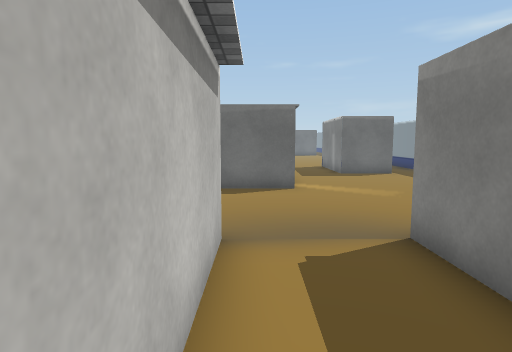
[1] (above)

24 first-person views from a walk through a 3-D level made in the Unity game engine. The camera is 1.5 m above the floor, tilts 6° down and sees 75° across. The floor is counted in squares, 1 m on a side. Each view is taken from the middle of a square. On the plan, view 1 faces up. The plan holds only what a view shows up to about 15 squares ahead; the rest is blank. The place goes on beyond the plan. Flat ground stands in for the terrain. Door leaves are left out, so doorways stand open. Some surface patterns are stand-ins.

[2]
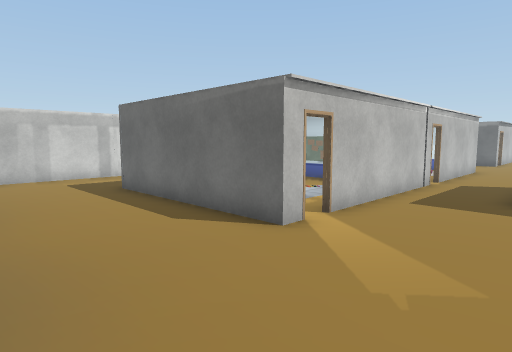

[3]
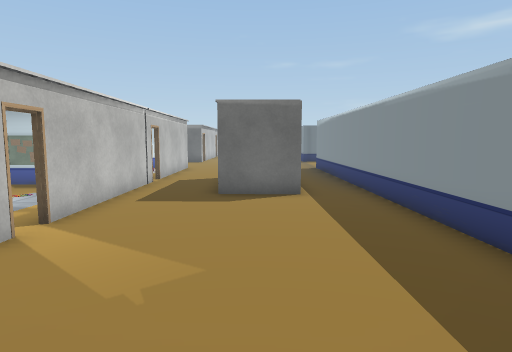

[4]
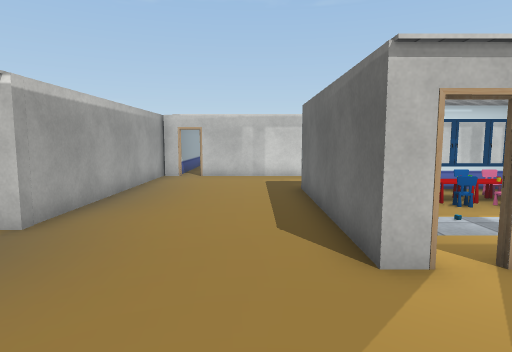

[5]
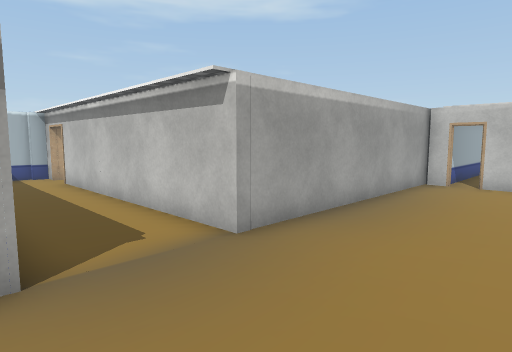

[6]
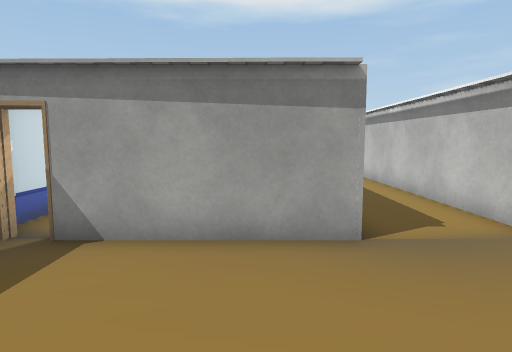

[7]
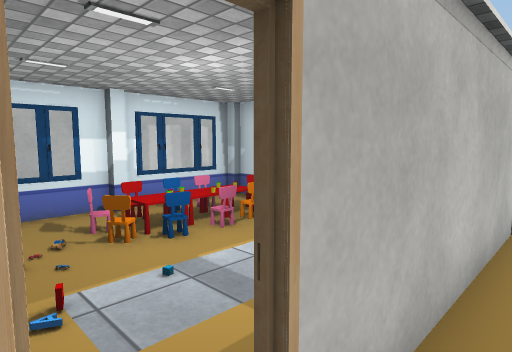

[8]
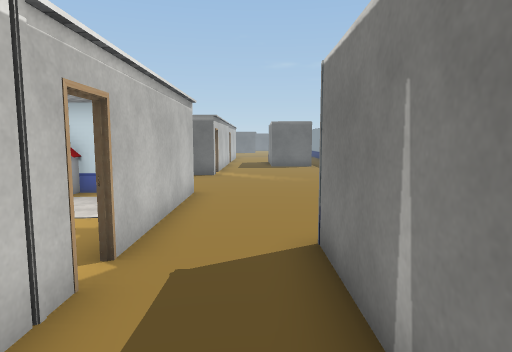

[9]
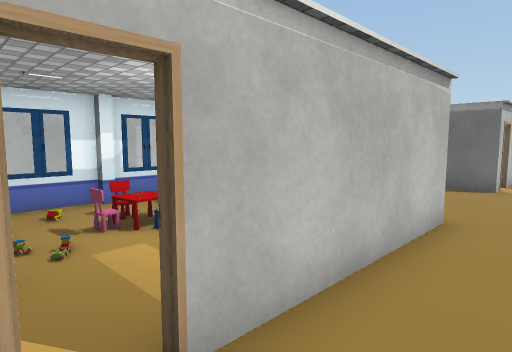

[10]
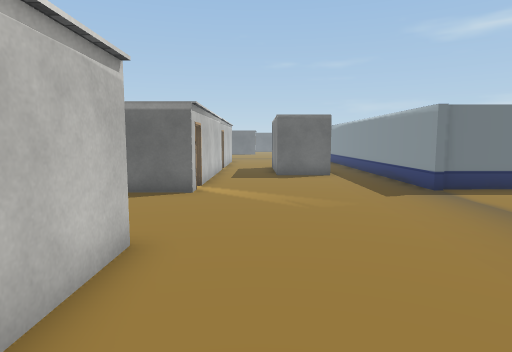

[11]
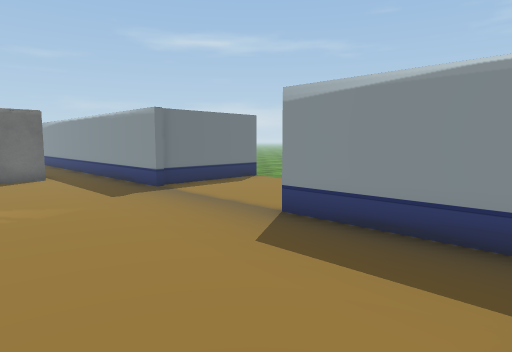

[12]
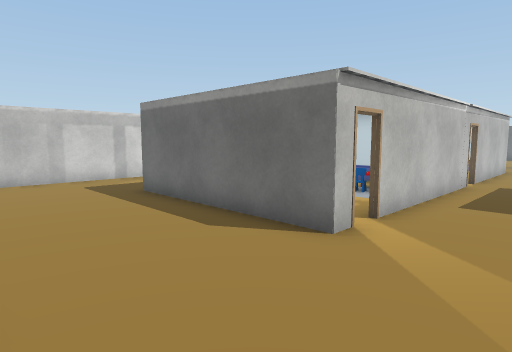

[13]
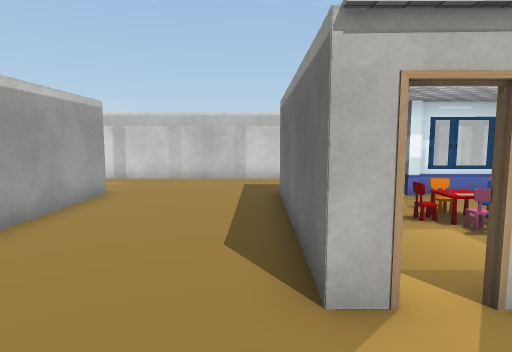

[14]
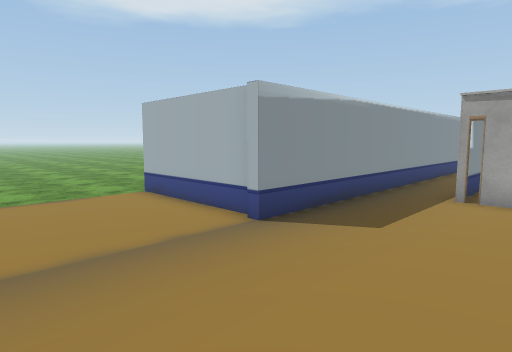

[15]
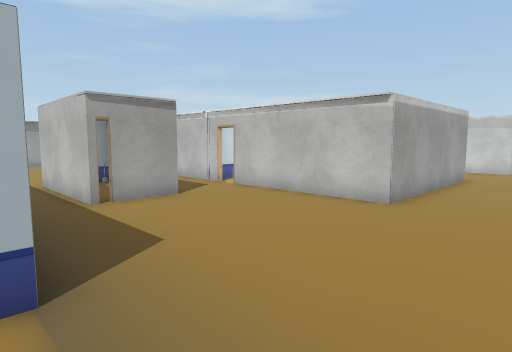

[16]
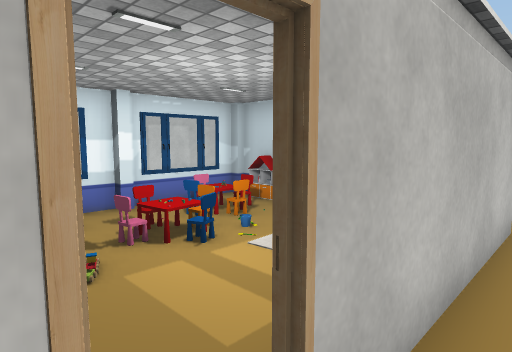

[17]
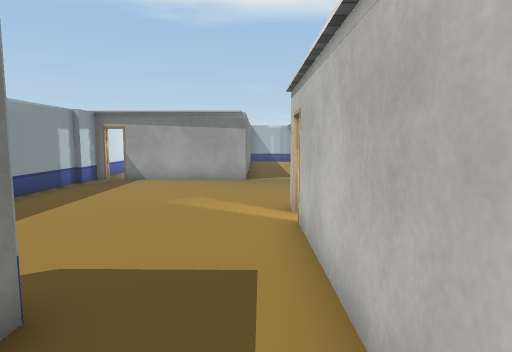

[18]
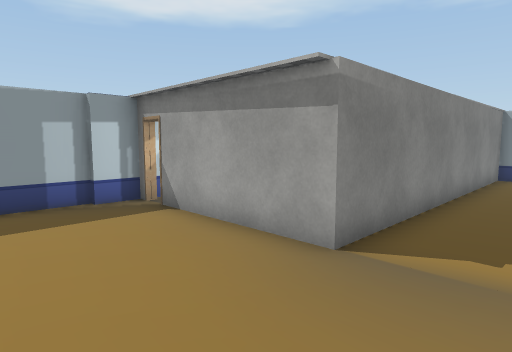

[19]
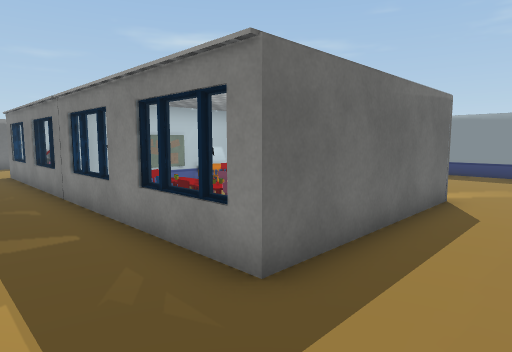

[20]
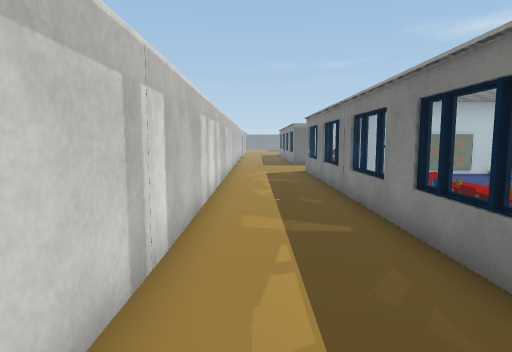

[21]
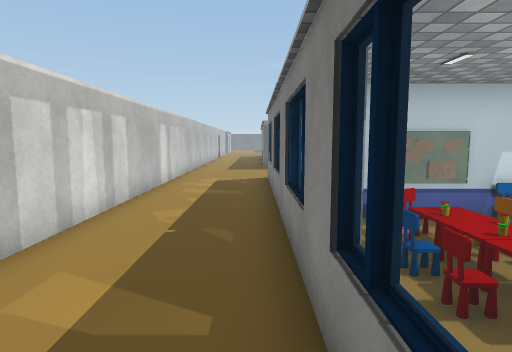

[22]
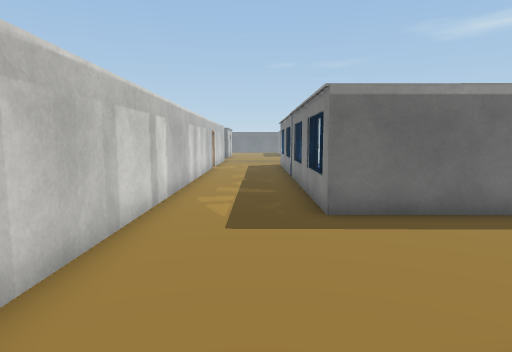

[23]
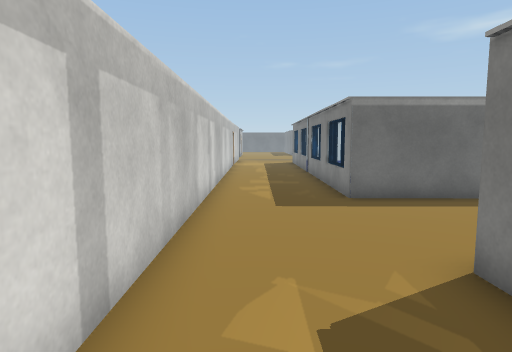

[24]
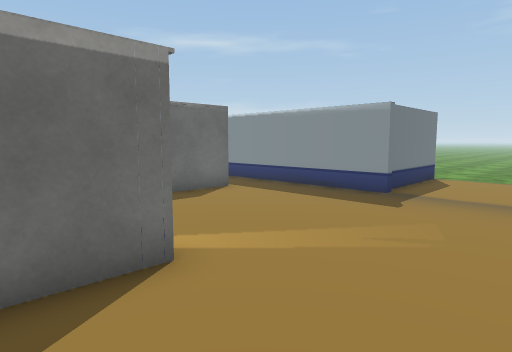

### Floor plan
Key: @ floor where view 1 was taken; # wall or solid block; x gap in a wall; . main floor; : floor 0.5 m higher than the main floor; D open door; = window, fence, low wall or low ledge; C chair; O other object.
Columns run from 13 left of view 1 to 13 right of it. Each row starts with its distance up from view 1.
 35     #...=     #..  #.#
 34     #...=  OC #......#
 33     #...#.C=C #......#
 32     #...###C..#......#
 31     #...=   ..D......#
 30     #...## ###D......######
 29     #......................
 28     #......................
 27     #......................
 26     #......................
 25     #..##O.####............
 24     #.. #OOO  #......######
 23     #...OC=.  #......#
 22     #...=CC   #......#
 21     #...#CCC..#......#
 20     #...= C ..#..##D.#
 19     #...=..x..D..# #.#
 18     #...## ###D..#.#.#
 17     #...#### O#..#  .#
 16     #...=#C.  #..O #.#
 15     #...=C:C. #......#
 14     #...#C#C..#......#
 13     #...=CC...#......#
 12     #...=  ...D......#
 11     #...#### #D......#
 10     #...######.......#
  9     #................#
  8     #................#
  7     #................#
  6 ...#D................#
  5 #############..#####DD
  4             #..#     #
  3             #..#     #
  2             #..#
  1             #..#
  0             #@.#
 -1             #..#
 -2             #..#
 -3             #..#
 -4             D..#
 -5             D..#
 -6             ####

Where each view was taken, in squares from view 1:
view 1: 0 up, 0 right, facing up
view 2: 6 up, 5 right, facing up-left
view 3: 6 up, 5 right, facing up
view 4: 9 up, 5 right, facing left
view 5: 9 up, 3 right, facing down-left
view 6: 10 up, 4 right, facing down
view 7: 11 up, 2 right, facing up-left
view 8: 15 up, 3 right, facing up
view 9: 18 up, 3 right, facing up-left
view 10: 20 up, 3 right, facing up
view 11: 20 up, 3 right, facing up-right
view 12: 25 up, 4 right, facing up-left
view 13: 29 up, 4 right, facing left
view 14: 29 up, 4 right, facing down-right
view 15: 28 up, 9 right, facing down-left
view 16: 18 up, 2 right, facing up-left
view 17: 18 up, 2 right, facing down
view 18: 9 up, 0 right, facing down-right
view 19: 8 up, 8 left, facing up-right
view 20: 8 up, 8 left, facing up
view 21: 11 up, 6 left, facing up
view 22: 23 up, 7 left, facing up
view 23: 21 up, 8 left, facing up
view 24: 26 up, 1 left, facing up-right
